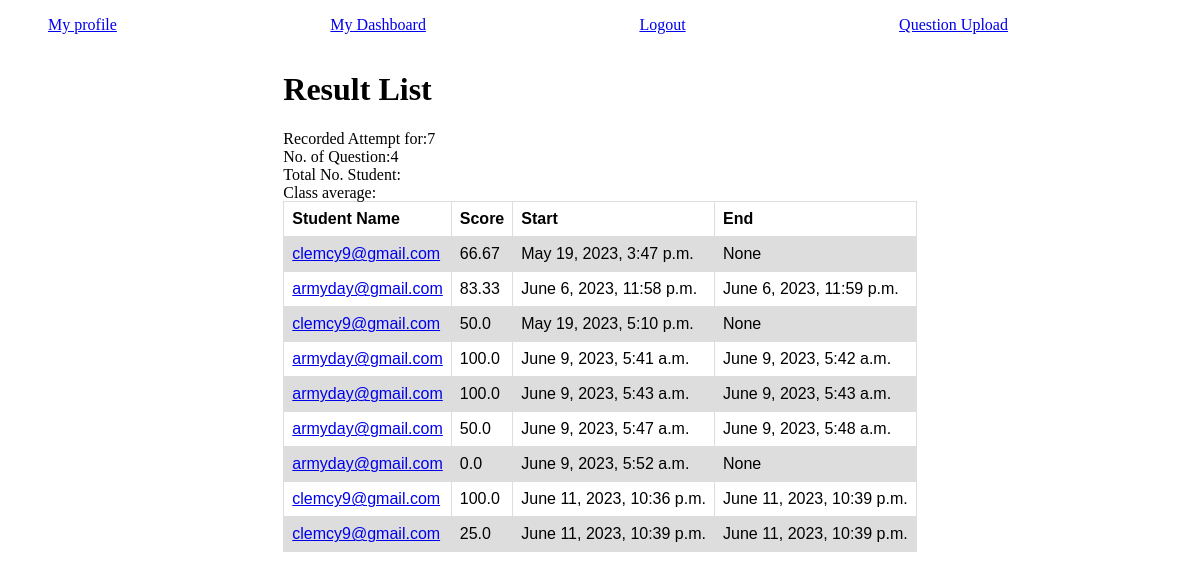
/quiz/result_list/3 (signed in), run on the app's committed database.
### cbt_app/models.py (models this page shows, shortened)
class Sitting(models.Model):
    user = models.ForeignKey(settings.AUTH_USER_MODEL, on_delete=models.DO_NOTHING)
    quiz = models.ForeignKey(Quiz,on_delete=models.DO_NOTHING)
    question_all = models.CharField(max_length=1024, verbose_name='All Questions', validators=[validate_comma_separated_integer_list])
    question_attempted = models.CharField(max_length=1024, verbose_name='Answered Questions', validators=[validate_comma_separated_integer_list])
    question_unattempted = models.CharField(max_length=1024, verbose_name='Unanswered Questions', validators=[validate_comma_separated_integer_list])
    question_failed = models.CharField(max_length=1024, verbose_name='Failed Questions', validators=[validate_comma_separated_integer_list])
    question_passed = models.CharField(max_length=1024, verbose_name='Passed Questions', validators=[validate_comma_separated_integer_list])
    question_choice_pair = models.JSONField(blank=True, default=dict, help_text='json format question choice pair')
    is_completed = models.BooleanField('Is completed', default=False)
    current_score = models.IntegerField(default=0)
    start_time =models.DateTimeField(auto_now_add=True)
    end_time =models.DateTimeField(null=True, blank=True)
    objects = models.Manager()
    sits = SittingManager()
    def get_score(self):
        all_quest = list(map(int,self.question_all.split(',')))
        total_quest = len(all_quest)
        total_points = self.current_score
        percent_score = (total_points/total_quest)*100
        return round(percent_score,2)

### auth1/models.py (models this page shows)
class User(AbstractUser):
    first_name = models.CharField(max_length=30, blank=False)
    last_name = models.CharField(max_length=30, blank=False)
    email = models.EmailField(unique=True, blank=False)
    is_student = models.BooleanField('Are you a student?',blank=False)
    USERNAME_FIELD = 'email'
    REQUIRED_FIELDS = ['first_name','last_name','username','is_student']
    def __str__(self):
        return self.email

### cbt_app/views.py (the view)
# urls.py: path('result_list/<int:quiz_id>', view=result_list, name='result_list'),
@login_required
def result_list(request,quiz_id):
    user = request.user
    if not user.is_student:
        contents = Quiz.objects.filter(examiner=user)
        sitting = Sitting.objects.filter(quiz__examiner=user)
        quiz_sit_pair ={
            x:x.get_score() for x in sitting
        }
        sits = Sitting.objects.filter(quiz__id =quiz_id)
        context = {
            'quiz_attempt':sits.count(),
            'quiz_total_question':len(sits[0].question_all.split(',')),
            'contents':contents,
            'sittings':sitting,
            'quiz_pair':quiz_sit_pair,
        }
        return render(request, 'result_list.html', context)

### templates/result_list.html (shortened to what this page needs)
{% extends 'base.html' %}
{% block content %}
{% if user.is_student %}
<div class="container" style="width: 100vw; display: flex; justify-content: center;">
    <div class="parent">
        <h1>
            User Dashboard
        </h1>
        <h2>
            {% for message in messages %}
                {{message}}
            {% endfor %}
        </h2>
        <table style="width: 100%;">
            <tr>
                <thead>Available Exams</thead>
            </tr>
            <tr>
                <th>Exams Title</th>
                <th>Subject(course)</th>
                <th>Class(level)</th>
                <th>Duration (min)</th>
            </tr>
            {% for quiz in contents %}
            <tr>
                <td><a href="{% url 'cbt_app:take_quiz' quiz.id %}">{{quiz}}</a></td>
                <td>{{quiz.course}}</td>
                <td>{{quiz.level}}</td>
                <td>{{quiz.duration}}</td>
            </tr>
            {% endfor %}
        </table>
    </div>
</div>
{% else %}
<div class="container" style="width: 100vw; display: flex; justify-content: center;">
    <div class="parent">
        <h1>
            Result List
        </h1>
        <table style="width: 100%;">
            <tr>
                <th>Student Name</th>
                <th>Score</th>
                <th>Start</th>
                <th>End</th>
            </tr>
            {% for x,y in quiz_pair.items %}
            <tr>
                <td><a href="#">{{x.user}}</a></td>
                <td>{{y}}</td>
                <td>{{x.start_time}}</td>
                <td>{{x.end_time}}</td>
            </tr>
            {% endfor %}
        </table>
    </div>
</div>
{% endif %}
{% endblock %}

### templates/base.html (style rules this page uses)
table { font-family: arial, sans-serif; border-collapse: collapse; width: 100%; }
td, th { border: 1px solid #dddddd; text-align: left; padding: 8px; }
tr:nth-child(even) { background-color: #dddddd; }

### data on the page
Sitting: user "clemcy9@gmail.com", y "66.67", start_time "May 19, 2023, 3:47 p.m.", end_time "None"
Sitting: user "armyday@gmail.com", y "83.33", start_time "June 6, 2023, 11:58 p.m.", end_time "June 6, 2023, 11:59 p.m."
Sitting: user "clemcy9@gmail.com", y "50.0", start_time "May 19, 2023, 5:10 p.m.", end_time "None"
Sitting: user "armyday@gmail.com", y "100.0", start_time "June 9, 2023, 5:41 a.m.", end_time "June 9, 2023, 5:42 a.m."
Sitting: user "armyday@gmail.com", y "100.0", start_time "June 9, 2023, 5:43 a.m.", end_time "June 9, 2023, 5:43 a.m."
Sitting: user "armyday@gmail.com", y "50.0", start_time "June 9, 2023, 5:47 a.m.", end_time "June 9, 2023, 5:48 a.m."
Sitting: user "armyday@gmail.com", y "0.0", start_time "June 9, 2023, 5:52 a.m.", end_time "None"
Sitting: user "clemcy9@gmail.com", y "100.0", start_time "June 11, 2023, 10:36 p.m.", end_time "June 11, 2023, 10:39 p.m."
Sitting: user "clemcy9@gmail.com", y "25.0", start_time "June 11, 2023, 10:39 p.m.", end_time "June 11, 2023, 10:39 p.m."
